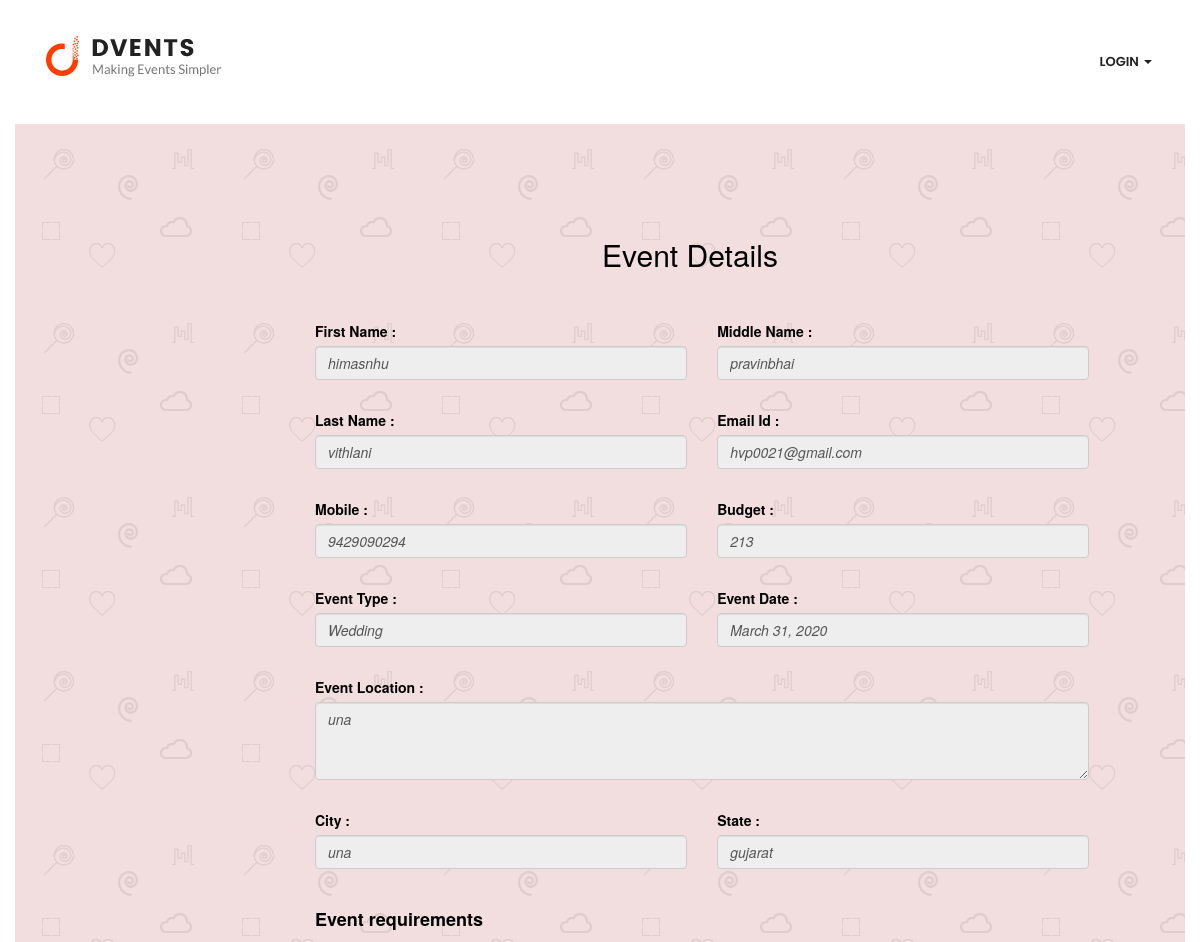
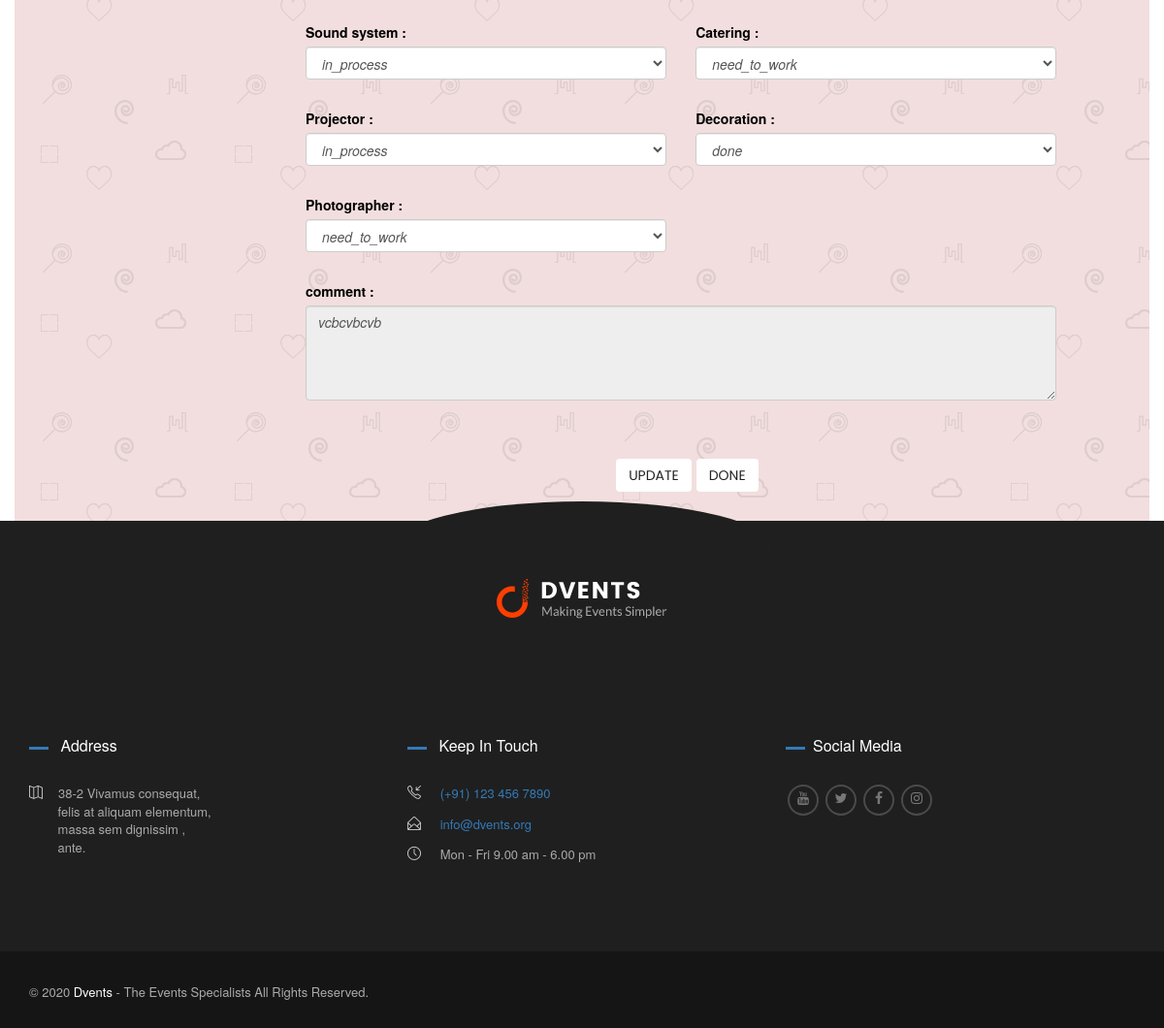
The page /manager-event-view/1 on the database its author committed (2 pictures, top to bottom).
### events/models.py (models this page shows, shortened)
class EventRegistration(models.Model):
    status = (
    ('not_enroll', 'Not Enroll'),
    ('need_to_work', 'NEED TO WORK'),
    ('in_process', ' IN PROCESS'),
    ('done', 'DONE'),
    )
    Event_Status = (
    ('accepted', 'accepted'),
    ('pending', 'pending'),
    ('reject','reject'),
    ('completed', 'completed'),
    )
    user_id = models.ForeignKey(User, on_delete=models.CASCADE,null=True,related_name='customer')
    manager = models.ForeignKey(User, on_delete=models.CASCADE,null=True,related_name='manager')
    profile_id = models.ForeignKey(Profile,on_delete=models.CASCADE,null=True,related_name='customer_profile')
    manager_profile_id = models.ForeignKey(Profile,on_delete=models.CASCADE,null=True,related_name='manager_profile')
    location = models.CharField(max_length=100,null=True)
    city = models.CharField(max_length=30,null=True)
    state = models.CharField(max_length=30,null=True)
    event_date =  models.DateField(blank=True,null=True)
    budget = models.CharField(max_length=30,null=True)
    event_type = models.CharField(max_length=30,null=True)
    Sound_system = models.CharField(max_length=30,null=True,choices=status)
    Catering = models.CharField(max_length=30,null=True,choices=status)
    Projector = models.CharField(max_length=30,null=True,choices=status)
    Decoration = models.CharField(max_length=30,null=True,choices=status)
    Photographer = models.CharField(max_length=30,null=True,choices=status)
    confirmation = models.CharField(max_length=30,null=True,choices=Event_Status)
    confirmation_date = models.DateField(blank=True,null=True)
    comment = models.CharField(max_length=500,null=True)
    register_date = models.DateField(auto_now=True)
    class Meta:
    	verbose_name_plural = "Event Portal"

### accounts/models.py (models this page shows, shortened)
class Profile(models.Model):
	p_id = models.AutoField(primary_key=True)
	user = models.OneToOneField(User, on_delete=models.CASCADE)
	middle_name = models.CharField(max_length=50, null=True,blank=True)
	mobile = models.CharField(max_length=10, unique=True,null=True,blank=True)
	usertype = models.CharField(blank=True,null=True,max_length=20)

### events/views.py (the view, shortened to what this page needs)
# urls.py: path('manager-event-view/<str:pk>', views.ManagerEventViewForm,name="manager_event_view_form"),
def ManagerEventViewForm(request, pk=None):
	posts = {'events':EventRegistration.objects.filter(id=pk),}
	return render(request, 'events/manager-event-view-form.html',posts)

### template/events/manager-event-view-form.html (shortened to what this page needs)
<!DOCTYPE html>
<html lang="en">
{% load static %}
<head>
<link rel="stylesheet" href="{% static 'events/assets/css/master.css' %}"/>
<link rel="stylesheet" href="https://maxcdn.bootstrapcdn.com/font-awesome/4.7.0/css/font-awesome.min.css">
<link rel="stylesheet" href="https://maxcdn.bootstrapcdn.com/bootstrap/3.3.7/css/bootstrap.min.css">
</head>
  <body>
    <div data-header="sticky" data-header-top="200" data-canvas="container" class="l-theme animated-css">
      <header class="header header-boxed-width header-background-trans header-logo-black header-topbarbox-1-left header-topbarbox-2-right header-navibox-1-left header-navibox-2-right">
        <div class="container container-boxed-width">
          <nav id="nav" class="navbar">
            <div class="container">
              <div class="header-navibox-1">
                <a href="{% url 'home' %}" class="navbar-brand scroll"><img src="{% static 'events/assets/media/general/logo-dark.png' %}" alt="logo" class="scroll-logo hidden-xs"/></a>
              </div>
              {% if user.is_authenticated %}
              <div class="header-navibox-2">
                <ul class="yamm main-menu nav navbar-nav">
                  <li class="dropdown"><a data-toggle="dropdown" class="dropdown-toggle">{{request.user}}<b class="caret"></b></a>
                    <ul role="menu" class="dropdown-menu">
                      <li><a href="{% url 'logout' %}" >Logout</a></li>
                    </ul>
                  </li>
                </ul>
              </div>
              {% else %}
              <div class="header-navibox-2">
                <ul class="yamm main-menu nav navbar-nav">
                  <li class="dropdown"><a  data-toggle="dropdown" class="dropdown-toggle">Login <b class="caret"></b></a>
                  </li>
                </ul>
              </div>
              {% endif %}
            </div>
          </nav>
        </div>
      </header>
      <div class="block-table block-table-md">
        <div class="block-table__cell col-md-12">
          <section data-stellar-background-ratio="0.1" class="section-form-contact section-form-contact_color_white section-texture bg-danger">
            <div class="container">
             <div class="row">
              <h2 class="typography-title" align="middle"><font color="black">Event Details</font></h2>
              <div class="col-md-11 col-md-offset-2 ">
                <br>
                <br>
                {% for post in events %}
                <div class="row">
                  <div class="col-md-9">
                    <form action="{% url 'manager_event_view_form' post.id %}" method="POST" >
                      <div class="row">
                        <div class="col-md-6">
                          <font color="black"><label for="budget">First Name :</label></font>
                          <input type="text" name="fname" value="{{post.user_id.first_name}}" disabled class="form-control"/>
                        </div>
                          <div class="col-md-6">
                            <font color="black"><label for="budget">Middle Name :</label></font>
                          <input type="text" placeholder="fName" value="{{post.profile_id.middle_name}}"disabled class="form-control"/>
                        </div>
                        <div class="col-md-6">
                          <font color="black"><label for="budget">Last Name :</label></font>
                          <input type="text" placeholder="lName" value="{{post.user_id.last_name}}"disabled class="form-control"/>
                        </div>
                        <div class="col-md-6">
                          <font color="black"><label for="budget">Email Id :</label></font>
                          <input type="text" placeholder="Name" value={{post.user_id.email}} disabled class="form-control"/>
                        </div>
                        <div class="col-md-6">
                          <font color="black"><label for="budget">Mobile :</label></font>
                          <input type="text" placeholder="Name" value="{{post.profile_id.mobile}}" disabled class="form-control"/>
                        </div>
                        <div class="col-md-6">
                          <font color="black"><label for="budget">Budget :</label></font>
                          <input type="text" placeholder="Name" value="{{post.budget}}"disabled class="form-control"/>
                        </div>
                        <div class="col-md-6">
                          <font color="black"><label for="budget">Event Type :</label></font>
                          <input type="text" placeholder="Name" value="{{post.event_type}}"disabled class="form-control"/>
                        </div>
                        <div class="col-md-6">
                          <font color="black"><label for="budget">Event Date :</label></font>
                          <input type="text" placeholder="Name" value="{{post.event_date}}"disabled class="form-control"/>
                        </div>
                        <div class="col-md-12">
                          <font color="black"><label for="budget">Event Location :</label></font>
                          <textarea class="form-control" disabled>{{post.location}}</textarea>
                        </div>
                        <div class="col-md-6">
                          <font color="black"><label for="budget">City :</label></font>
                          <input type="text" placeholder="Name" disabled value="{{post.city}}" class="form-control"/>
                        </div>
                        <div class="col-md-6">
                          <font color="black"><label for="budget">State :</label></font>
                          <input type="text"  value="{{post.state}}" disabled class="form-control"/>
                        </div>
                      </div>
                      <font color="black"><label for="budget"><h4><b>Event requirements </b></h4></label></font>
                      <div class="row">
                      <br>
                      {% if post.Sound_system != 'not_enroll' %}
                        <div class="col-md-6">
                          <font color="black"><label for="Sound_system">Sound system :</label></font>
                         <select class="form-control" name="soundsystem"  id="Sound_system" required>
                              <option value="{{post.Sound_system}}">{{post.Sound_system}}</option>
                            </select>
                        </div>
                        {% endif %}
                        {% if post.Catering != 'not_enroll' %}
                        <div class="col-md-6">
                          <font color="black"><label for="Catering">Catering :</label></font>
                       <select class="form-control" name="catering"  id="Catering" required>
                              <option value="{{post.Catering}}">{{post.Catering}}</option>
                            </select>
                        </div>
                        {% endif %}
                        {% if post.Projector != 'not_enroll' %}
                        <div class="col-md-6">
                          <font color="black"><label for="Projector">Projector :</label></font>
                            <select class="form-control" name="projector"  id="Projector" required>
                              <option value="{{post.Projector}}">{{post.Projector}}</option>
                            </select>
                           </div>
                           {% endif %}
                         {% if post.Decoration != 'not_enroll' %}
                        <div class="col-md-6">
                          <font color="black"><label for="Decoration">Decoration :</label></font>
                        <select class="form-control" name="decoration"  id="Decoration" required>
                              <option value="{{post.Decoration}}">{{post.Decoration}}</option>
                            </select>
                        </div>
                        {% endif %}
                         {% if post.Photographer != 'not_enroll' %}
                        <div class="col-md-6">
                          <font color="black"><label for="Photographer">Photographer :</label></font>
                           <select class="form-control" name="photographer"  id="Photographer" required>
                              <option value="{{post.Photographer}}">{{post.Photographer}}</option>
                            </select>
                          </div>
                         {% endif %}
                        <div class="col-md-12">
                          <font color="black"><label for="budget">comment :</label></font>
                          <textarea rows="3" disabled class="form-control" >{{post.comment}}</textarea>
                           </div>
                      </div>
                      <div class="row">
                        <div class=" col-md-offset-5">
                            {% if post.confirmation == 'accepted' %}
                              <button type="submit" name="action" value="update"class="btn">Update</button>
                              <button type="submit" name="action" value="done"class="btn">Done</button>
                            {% else %}
                             <button type="submit" name="action" value="accept"class="btn">Accept</button>
                               <button type="submit"name="action" value="reject" class="btn">Reject</button>
                            {% endif %}
                        </div>
                      </div>
                    </form>
                  </div>
                  </div>
                  {% endfor %}
                </div>
              </div>
          </div>
        </section>
        </div>
      </div>
      <footer class="footer">
        <div class="footer__main">
          <div class="container">
            <div class="row">
              <div class="col-xs-12">
                <div class="text-center"><a href="home.html" class="footer__logo"><img src="{% static 'events/assets/media/general/logo.png' %}" alt="Logo" class="img-responsive"/></a></div>
              </div>
            </div>
            <div class="row">
              <div class="col-md-4">
                <div class="footer-section">
                  <h3 class="footer-section__title ui-title-inner"><i class="ui-decor-2 bg-primary"></i> Address </h3>
                   <div class="footer__contact"><i class="icon icon-map"></i>38-2 Vivamus consequat, <br>&emsp;&emsp; felis at aliquam elementum, <br>&emsp;&emsp; massa sem dignissim , <br>&emsp;&emsp; ante.</div>
                </div>
              </div>
              <div class="col-md-4">
                <section class="footer-section">
                  <h3 class="footer-section__title ui-title-inner"><i class="ui-decor-2 bg-primary"></i> Keep In Touch</h3>
                  <div class="footer__contact"><i class="icon icon-call-in"></i> <a href="tel:+911234567890">(+91) 123 456 7890</div>
                  <div class="footer__contact"><i class="icon icon-envelope-open"></i><a href="mailto:dvents@gmail.com"> info@dvents.org</a></div>
                  <div class="footer__contact"><i class="icon icon-clock"></i> Mon - Fri 9.00 am - 6.00 pm</div>
                </section>
              </div>
              <div class="col-md-4  ">
                <section class="footer-section">
                  <h3 class="footer-section__title ui-title-inner"><i class="ui-decor-2 bg-primary"></i>Social Media</h3>
                  <ul class="social-net list-inline pull-left">
                  <li class="social-net__item"><a href="https://www.youtube.com/" target="_blank"class="social-net__link text-primary_h"><i class="icon fa fa-youtube"></i></a></li>
                  <li class="social-net__item"><a href="https://twitter.com/explore" target="_blank"class="social-net__link text-primary_h"><i class="icon fa fa-twitter"></i></a></li>
                  <li class="social-net__item"><a href="https://www.facebook.com/"target="_blank" class="social-net__link text-primary_h"><i class="icon fa fa-facebook"></i></a></li>
                  <li class="social-net__item"><a href="https://www.instagram.com/" target="_blank"class="social-net__link text-primary_h"><i class="icon fa fa-instagram"></i></a></li>
                </ul>
                </section>
              </div>
            </div>
          </div>
        </div>
        <div class="footer__bottom">
          <div class="container">
            <div class="row">
              <div class="col-xs-12">
                <div class="copyright">© 2020<strong> Dvents</strong> - The Events Specialists All Rights Reserved.</div>
              </div>
            </div>
          </div>
        </div>
      </footer>
    </div>
  </body>
</html>

### rows shown on the page
EventRegistration: fname "himasnhu", profile_id.middle_name "pravinbhai", user_id.last_name "vithlani", user_id.email "hvp0021@gmail.com", profile_id.mobile "9429090294", budget "213", event_type "Wedding", event_date "March 31, 2020", location "una", city "una", state "gujarat", soundsystem "in_process", catering "need_to_work", projector "in_process", decoration "done", photographer "need_to_work", comment "vcbcvbcvb", confirmation "UPDATE"
